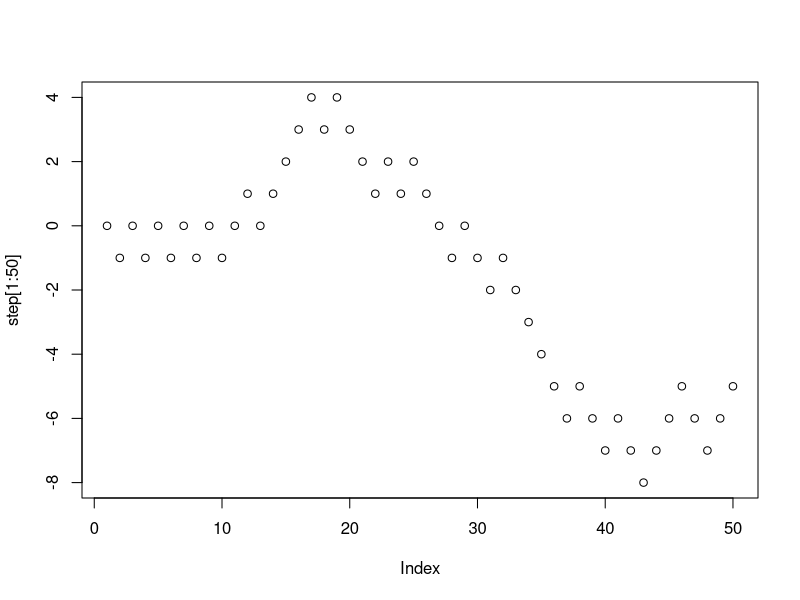
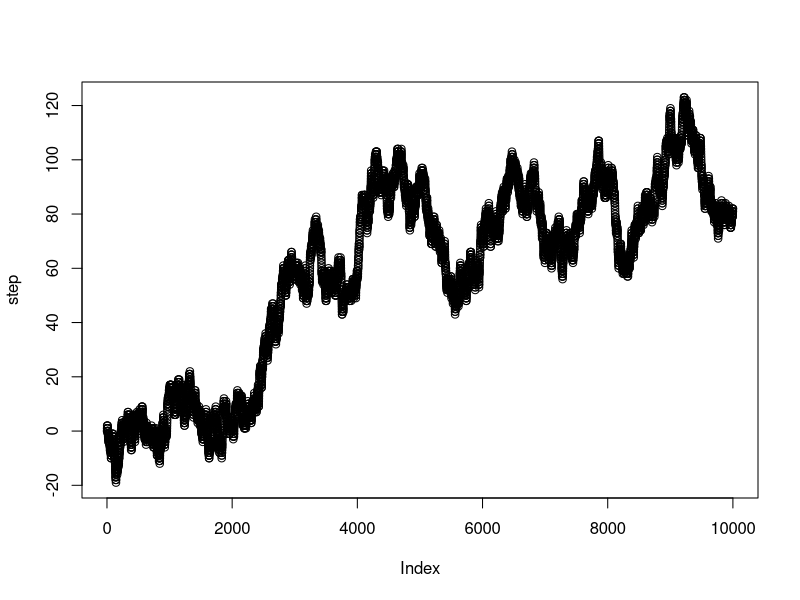
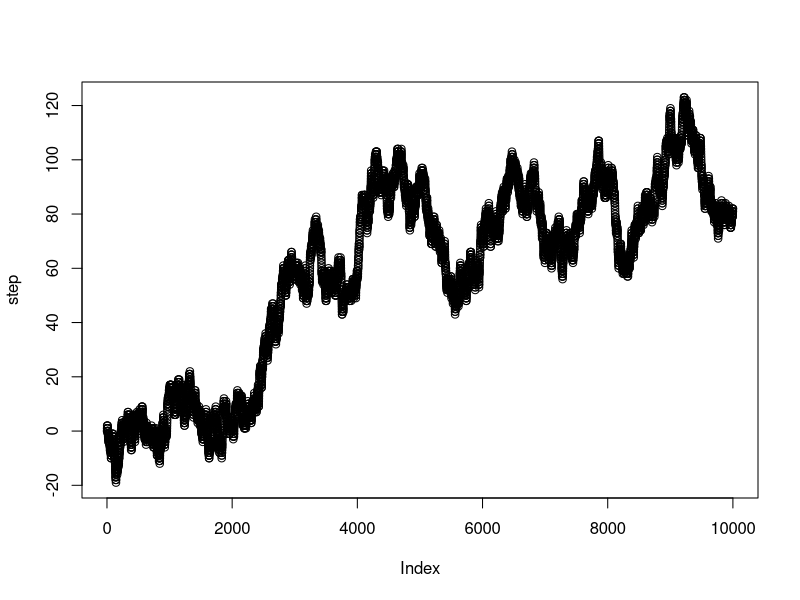

Write R code to recreate these figures, in order.
## ---- chunk 1
knitr::opts_chunk$set(echo = TRUE, message = FALSE)
## ---- chunk 2
wikipedia <- "The 2006 Subway 500 was the 32nd stock car race of the 2006 NASCAR Nextel Cup Series and the sixth in the ten-race Chase for the Nextel Cup. It was held on October 22, 2006, before a crowd of 65,000, at Martinsville Speedway (pictured) in Martinsville, Virginia, one of five short tracks to hold NASCAR races. The 500-lap race was won by Jimmie Johnson of Hendrick Motorsports; Denny Hamlin finished second, and Bobby Labonte came in third. Kurt Busch won the pole position with the fastest time in qualifying; Johnson started from ninth position. There were 18 cautions and 16 lead changes by five different drivers during the race. Johnson's win was his fifth of the 2006 season, and the 23rd of his career. The result advanced him to third in the Drivers' Championship, 41 points behind Matt Kenseth, who took over the championship lead after Jeff Burton retired from the race. Chevrolet maintained its lead in the Manufacturers' Championship with four races left in the season."

wikipedia_letters <- unlist(strsplit(wikipedia, split = ""))
lower_case <- tolower(wikipedia_letters)
letter_counts <- table(lower_case)
letter_counts <- data.frame(letter_counts)

library(dplyr)

final <- letter_counts %>%
  filter(lower_case %in% letters == TRUE)

total_letters <- sum(final$Freq)

final <- final %>%
  mutate(probabilities = Freq/total_letters)

knitr::kable(final)

## ---- chunk 3

my_letters <- sample(final$lower_case,50*5,replace=TRUE, prob = final$probabilities)

# turn the vector into a matrix with 5 columns
my_strings <- matrix(my_letters, ncol=5)

# each row is a word, need to collapse the column to create a string
paste(my_strings[1,], collapse="")
#> [1] "cedec"

# loop to collapse all of the rows into words
random_strings <-c()
for(i in 1:dim(my_strings)[1]){
  random_strings[i] <- paste(my_strings[i,], collapse="")
}

random_strings

## ---- chunk 4

step <- c(0)
for(i in 1:10000){
  coin_flip <- sample(c(1,-1),1)
  step[i+1] <- step[i]+coin_flip
}

plot(step[1:50])

step <- 0
for(i in 1:10000){
  coin_flip <- sample(x = c(1,-1),
                      size = 1)
  step[i+1] <- step[i]+coin_flip
}

plot(step)

## ---- chunk 5
plot(step)
max(step)
min(step)
## ---- chunk 6
logical_step <- sign(step)

sequence <- c()
counter <- 0
for(i in 1:length(logical_step)){
  if(logical_step[i] == 0){
    sequence <- c(sequence,counter)
    counter <- 0
  } else {
    counter <- counter+logical_step[i]
  }
}

max(sequence)
min(sequence)


logical_step <- sign(step)

sequence <- c()
counter <- 0
for(i in 1:length(logical_step)){
  if(logical_step[i] != 0){
    counter <- counter+logical_step[i]
  } else {
    sequence <- c(sequence,counter)
    counter <- 0
  }
}

max(sequence)
min(sequence)
